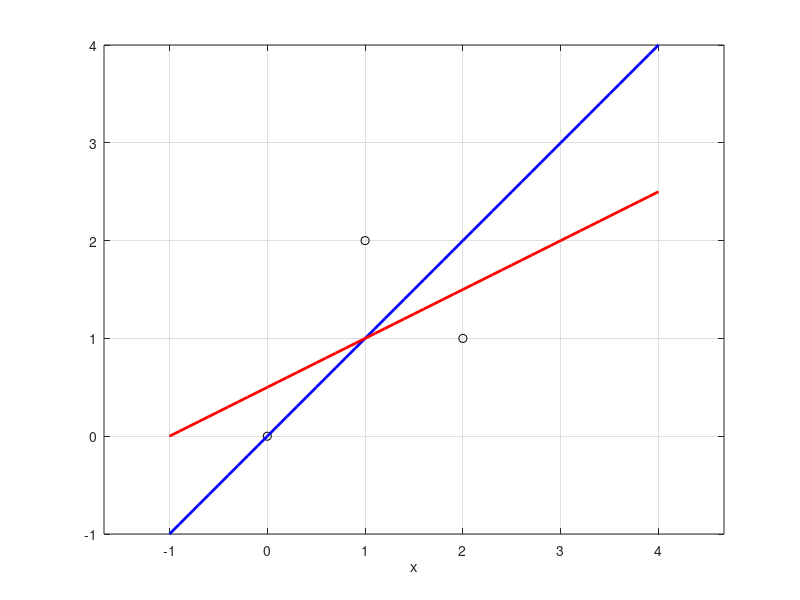
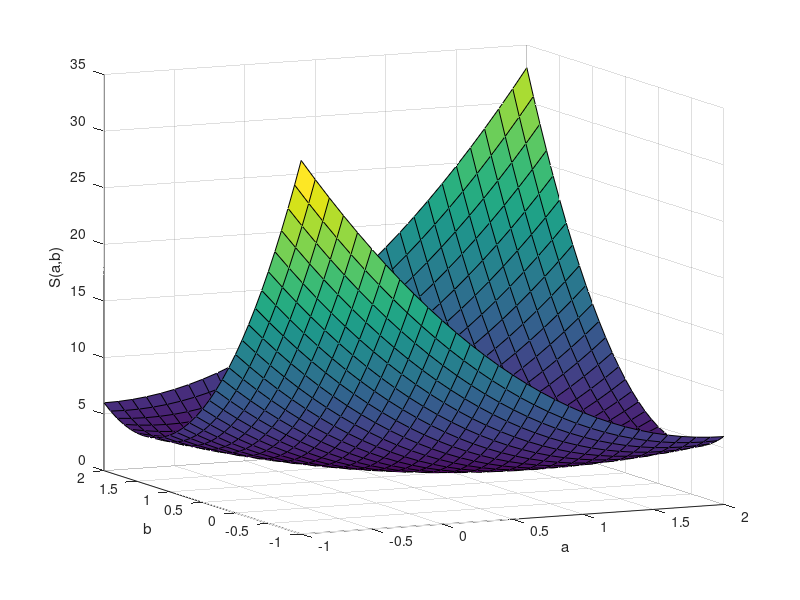

Here is the MATLAB script that generated these plots, in order: (Note: this script raises an error after producing the figures.)
function primka_U6_ukazka

% U6: zjistete, ktera primka je vhodnejsi

xd=[0 1 2]
zd=[0 2 1]

x=[-1:0.1:4];


figure
plot(xd,zd,'ko')
hold on
axis equal
grid on
xlabel('x')

'modra primka'
a=0
b=1
z=a+b*x;
plot(x,z,'b-','linewidth',2)
S_modra=sum((zd-(a+b*xd)).^2) % suma ctvrecu rezidui

'cervena primka'
a=1/2
b=1/2
z=a+b*x;
plot(x,z,'r-','linewidth',2)
S_cervena=sum((zd-(a+b*xd)).^2) % suma ctvrecu rezidui

'stiskni enter'
pause

%  zvolime sit ruznych hodnot parametru a,b
[Ag,Bg]=meshgrid([-1:0.1:2],[-1:0.1:2]);
[M,N]=size(Ag)

for i=1:M
    for j=1:N
    
    a=Ag(i,j);
    b=Bg(i,j);
    
    z=a+b*x;
    S(i,j)=sum((zd-(a+b*xd)).^2);
    end
    
end


min_S=min(S(:)) % minimum plochy

figure
hold on
xlabel('a'), ylabel('b'), zlabel('S(a,b)')
surf(Ag,Bg,S)
grid on
view(-25,10)
alpha(0.3)



% vykresleni obou pripadu ze zadani U6
a=0; b=1;
plot3([a a],[b b],[0 S_modra],'b-','linewidth',2)
a=1/2; b=1/2; 
plot3([a a],[b b],[0 S_cervena],'r-','linewidth',2)






